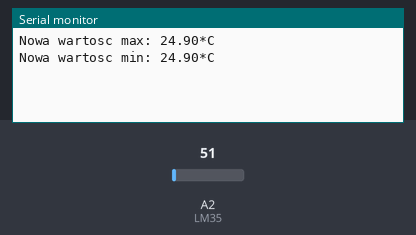
A program run on a simulated Arduino Uno, built with avr-gcc and run on an emulated ATmega328P. On the bench: the last lines printed to the serial monitor. The test bench sets the inputs (shaded band); at power-on: A2 (LM35) = 51.

Above: at 1.2 s.
1.3 s: A2 (LM35) set to 61
At 2.5 s:
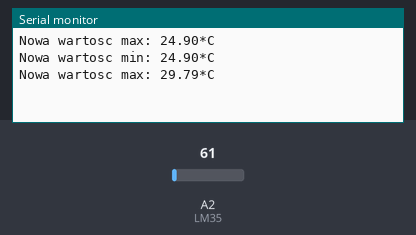
2.8 s: A2 (LM35) set to 71
At 3.8 s:
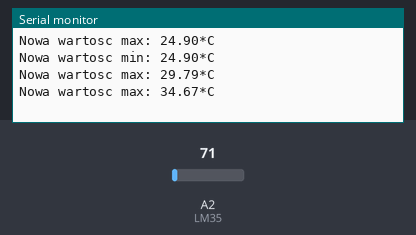

Measured:
- after the input at 1.3 s, the serial monitor: prints a new line after 0.10 s (image 1)
- after the input at 2.8 s, the serial monitor: prints a new line at once (image 2)

The program:

main.cpp
```cpp
#include <Arduino.h>
#include <Wire.h>
#include <LiquidCrystal_I2C.h>
#include <DS18B20.h>
#include <OneWire.h>
#include <LiquidCrystal.h>
#include <DallasTemperature.h>
#define LM35 A2

float tempMAX = 0; //Aktualna temperatura maksymalna
float tempMIN = 150; //Aktualna temperatura minimalna

void setup(){
  Serial.begin(9600);
}

void loop(){
  //Przeliczenie odczytu ADC na temperaturę zgodnie z opisem z kursu
  float temperatura = ((analogRead(LM35) * 5.0) / 1024.0) * 100;

  if (temperatura > tempMAX) { //Jesli aktualna temperatura jest wyzsza od maksymalnej
    tempMAX = temperatura; //to ustaw aktualną, jako maksymalną.

    //Wyslanie przez UART temperatury maksymalnej
    Serial.print("Nowa wartosc max: ");
    Serial.print(tempMAX);
    Serial.println("*C");
  }

  if (temperatura < tempMIN) { //Jesli aktualna temperatura jest niższa od minimalnej
    tempMIN = temperatura; //to ustaw aktualną, jako minimalną.

    //Wyslanie przez UART temperatury minimalnej
    Serial.print("Nowa wartosc min: ");
    Serial.print(tempMIN);
    Serial.println("*C");
  }

  delay(200);
}
```
